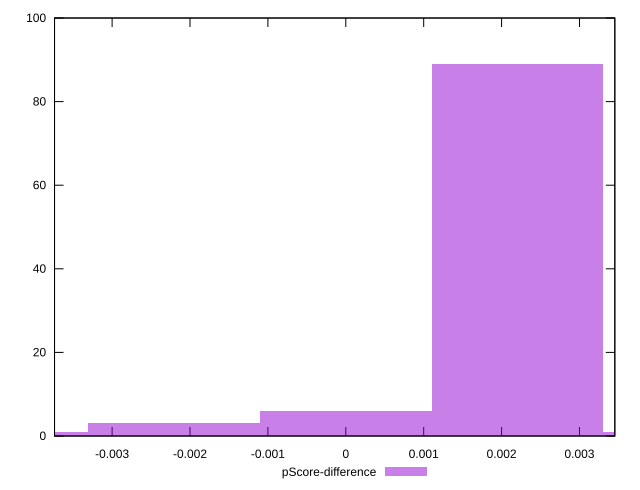

Write gnuplot code to recreate this figure.
reset

$pScoreDifference <<EOF
0.0022027777458644227 89
-0.0022027777458644227 3
0.004405555491728845 1
0 6
-0.004405555491728845 1
EOF

set key outside below
set boxwidth 0.0022027777458644227
set xrange [-0.0037391615482569307:0.003453745564102051]
set yrange [0:100]
set trange [0:100]
set style fill transparent solid 0.5 noborder
set terminal svg size 640, 490 enhanced background rgb 'white'
set output "report_00017_2021-02-10T15-08-03.406Z/first-cpu-idle/samples/pages+cached/pScore-difference/histogram.svg"

plot $pScoreDifference title "pScore-difference" with boxes

reset
